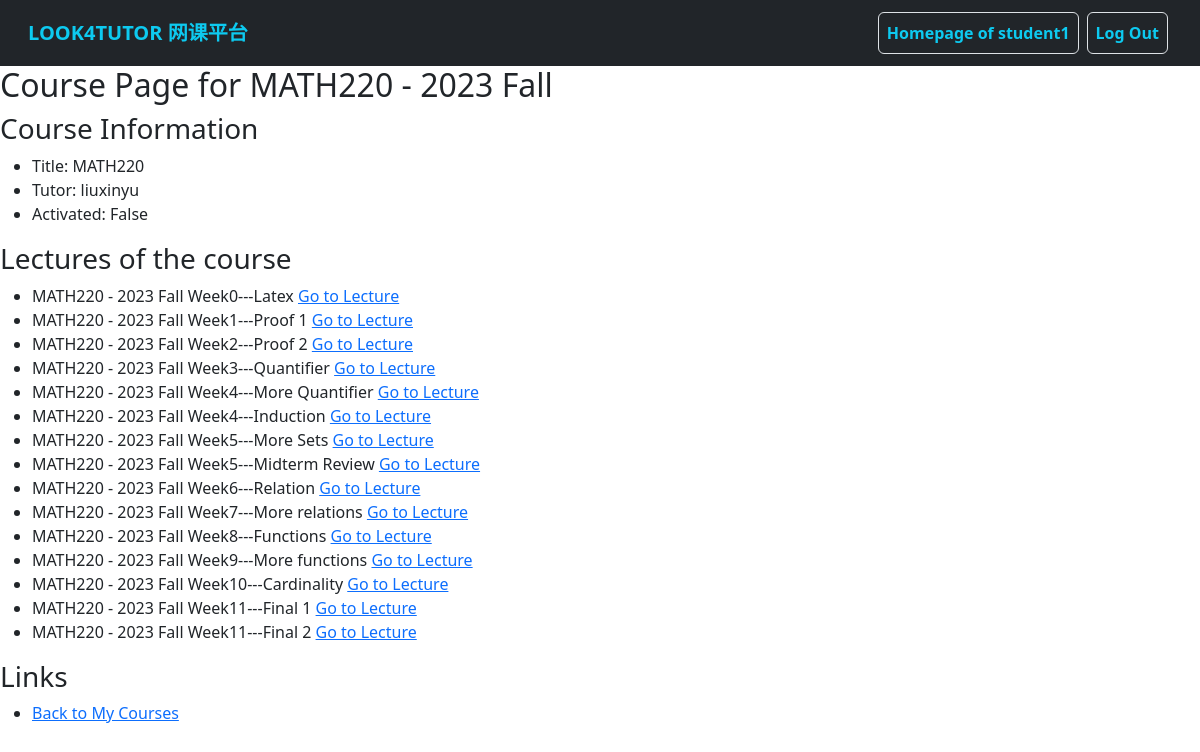
/students/student_course_detail/1 (signed in), run on an earlier commit of the app's database.
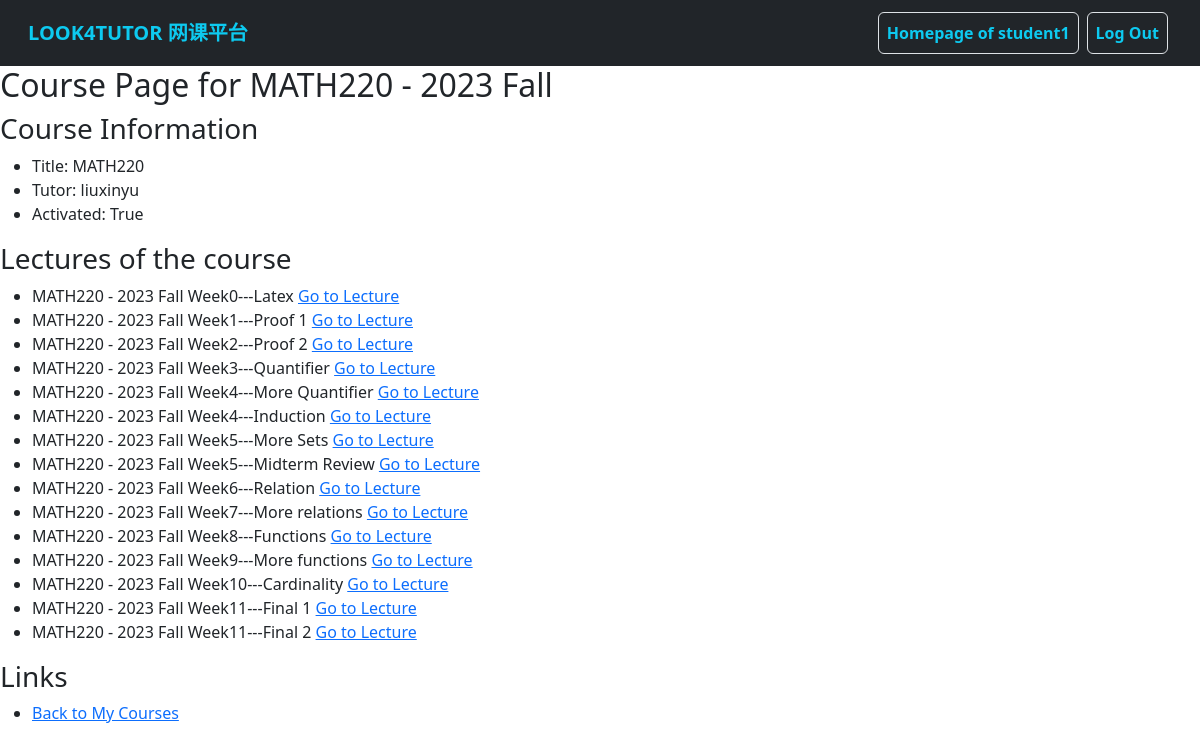
And on a later commit of the database.
### students/models.py (models this page shows, shortened)
class Enrollment(models.Model):
    student = models.ForeignKey(
        MyUser,
        models.SET_NULL,
        blank=True,
        null=True,
        verbose_name='User (Student)'
    )
    course = models.ForeignKey(
        Course,
        models.SET_NULL,
        null=True,
        blank=False,
        verbose_name='Course'
    )
    created_at = models.DateTimeField(
        auto_now=True,
        verbose_name='Registration Time'
    )
    activated = models.BooleanField(
        default=False,
        verbose_name='Activated (缴费后由管理员设定)'
    )
    dropped = models.BooleanField(
        default=False,
        verbose_name='Course Dropped by Student'
    )

### courses/models.py (models this page shows, shortened)
class Course(models.Model):
    SUBJECT_CHOICES = [
        ('APBI', 'APBI'),
        ('APSC', 'APSC'),
        ('BIOL', 'BIOL'),
        ('CHEM', 'CHEM'),
        ('COMM', 'COMM'),
        ('COMR', 'COMR'),
        ('CPEN', 'CPEN'),
        ('CPSC', 'CPSC'),
        ('DCSI', 'DCSI'),
        ('ECON', 'ECON'),
        ('ELEC', 'ELEC'),
        ('EOSC', 'EOSC'),
        ('MATH', 'MATH'),
        ('MFRE', 'MFRE'),
        ('PHIL', 'PHIL'),
        ('PHYS', 'PHYS'),
        ('PSYC', 'PSYC'),
        ('SCIE', 'SCIE'),
        ('STAT', 'STAT'),
        ('VANT', 'VANT'),
        ('WRDS', 'WRDS'),
    ]
    subject = models.CharField(
        max_length=4,
        choices=SUBJECT_CHOICES,
        help_text="Subject code, e.g. ECON.",
        blank=False,
        verbose_name='Subject'
    )
    course_number = models.CharField(
        max_length=3,
        help_text="3-digits course number, e.g. 101.",
        blank=False,
        verbose_name='Course Number'
    )
    section = models.CharField(
        max_length=20,
        help_text="Section number, e.g. 202 or professor name. <strong>Leave it blank</strong> if there is only one section.",
        blank=True,
        verbose_name='Section'
    )
    term = models.ForeignKey(
        Term,
        models.SET_NULL,
        blank=True,
        null=True,
        verbose_name='Term'
    )
    tutor = models.ForeignKey(
        MyUser,
        models.SET_NULL,
        limit_choices_to={'is_tutor': True},
        blank=True,
        null=True,
        verbose_name='Tutor'
    )
    def get_short_title(self):
        return self.subject + self.course_number + self.section
    def __str__(self):
        return self.subject + self.course_number + " - " + self.section + self.term.__str__()

class Term(models.Model):
    SEASON_CHOICES = [
        ('Fall', 'Fall'),
        ('Spring', 'Spring'),
        ('Summer_1', 'Summer_1'),
        ('Summer_2', 'Summer_2')
    ]
    year = models.CharField(
        max_length=4,
        help_text="Year of the term, e.g. 2023",
        blank=False,
        verbose_name='Year'
    )
    season = models.CharField(
        max_length=8,
        choices=SEASON_CHOICES,
        help_text="Season of the term, e.g. Fall.",
        blank=False,
        verbose_name='Season'
    )
    start_date = models.DateField(
        help_text="Start date of the term.",
        verbose_name='Start Date'
    )
    end_date = models.DateField(
        help_text="End date of the term.",
        verbose_name='End Date'
    )
    def __str__(self):
        return self.year + " " + self.season.capitalize()

### users/models.py (models this page shows)
class MyUser(AbstractUser):
    wechat_id = models.CharField(
        max_length=20,
        blank=False,
        unique=True,
        verbose_name='Wechat ID',
        help_text="Your Wechat/Weixin ID used to contact Look4Tutor service",
    )
    is_tutor = models.BooleanField(
        default=False,
        verbose_name='Tutor',
        help_text="Designates whether the user is a tutor",
    )
    nickname = models.CharField(
        max_length=50,
        blank=True,
        verbose_name='Nickname',
        help_text="Nickname used by Look4Tutor",
    )
    label = models.CharField(
        max_length=200,
        blank=True,
        verbose_name='Label',
        help_text="Label added by administration"
    )
    comment = models.TextField(
        max_length=300,
        blank=True,
        verbose_name='Comment',
        help_text="Comment on user"
    )

### students/views.py (the view)
# urls.py: path('student_course_detail/<int:enrollment_id>', StudentCourseDetail.as_view(), name='student_course_detail'),
class StudentCourseDetail(LoginRequiredMixin, DetailView):
    model = Enrollment
    template_name = 'students/student_course_detail.html'
    pk_url_kwarg = 'enrollment_id'
    def get_queryset(self):
        return Enrollment.objects.filter(student=self.request.user)

### courses/models.py (called while the page is built)
    def __str__(self):
        return str(self.course) + " Week" + str(self.week) + "---" + self.title

### templates/students/student_course_detail.html
{% extends 'base.html' %} {% block content %}
<h2>Course Page for {{ enrollment.course }}</h2>
<div>
  <h3>Course Information</h3>
  <ul>
    <li>Title: {{enrollment.course.get_short_title}}</li>
    <li>Tutor: {{enrollment.course.tutor}}</li>
    <li>Activated: {{enrollment.activated}}</li>
  </ul>
</div>
<div>
  <h3>Lectures of the course</h3>
  <ul>
    {% for lecture in enrollment.course.lecture_set.all|dictsort:"week" %}
    <li>
      {{ lecture }}
      <a href="{% url 'student_lecture_detail' enrollment.id lecture.id %}"
        >Go to Lecture</a
      >
    </li>
    {% endfor %}
  </ul>
</div>
<div>
  <h3>Links</h3>
  <ul>
    <li><a href="{% url 'student_course_list' %}">Back to My Courses</a></li>
  </ul>
</div>
{% endblock %}

What changed in the data, as far as the page shows it:
changed Enrollment "MATH220": activated "False" → "True"
